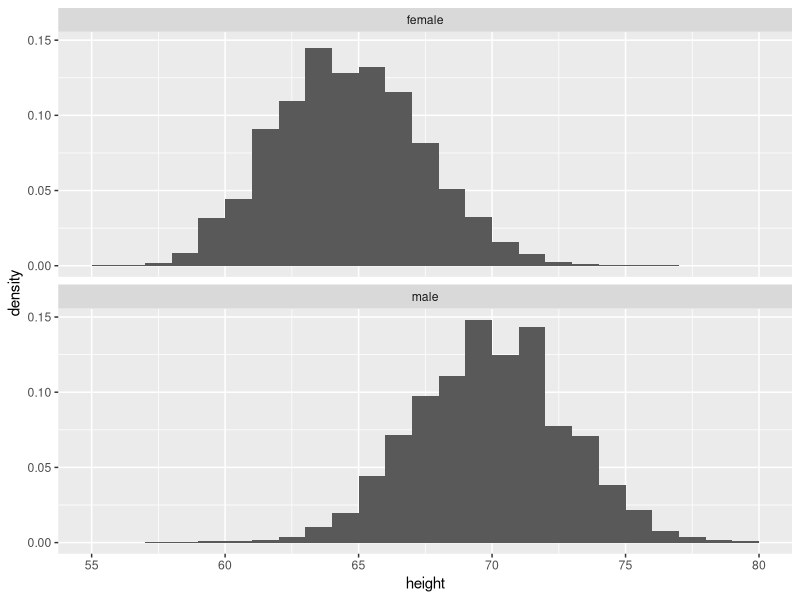
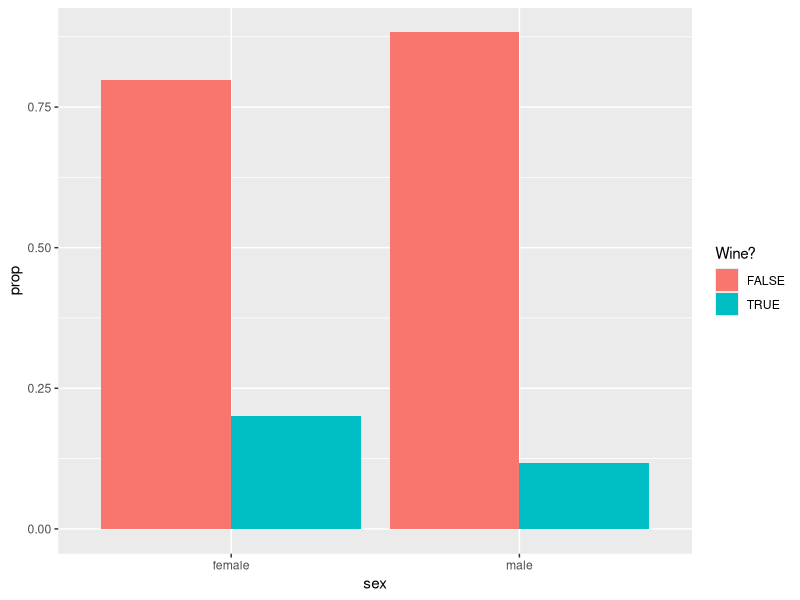
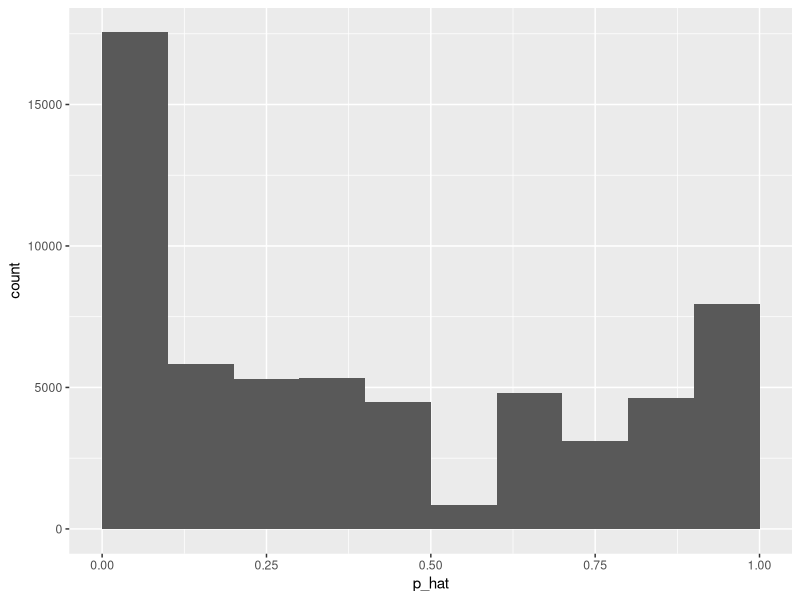
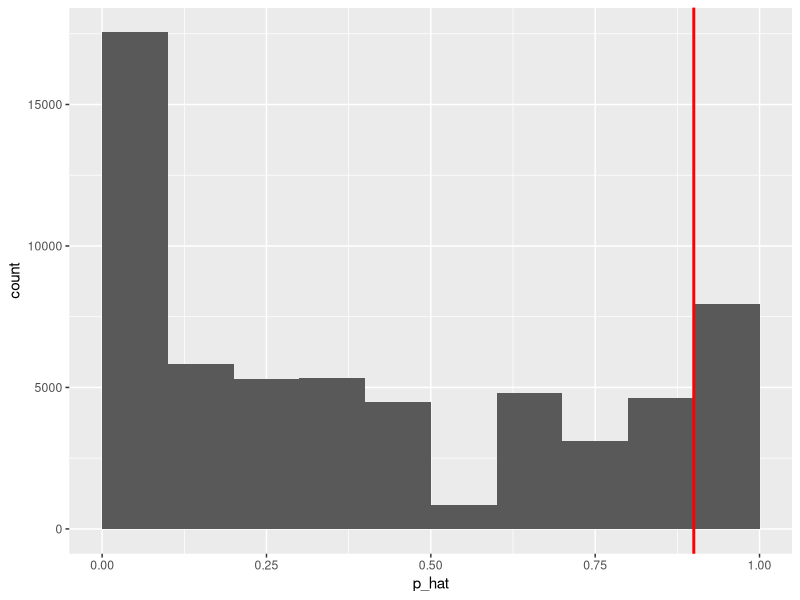

Here is the R script that generated these plots, in order:
## ---- chunk 1
# Install these packages first
library(dplyr)
library(ggplot2)
library(tidyr)
library(knitr)
library(readr)

# Set seed for random number generator
set.seed(76)

# Load data
profiles <- read_csv("profiles.csv") %>% 
  tbl_df() %>% 
  mutate(sex = ifelse(is_female==1, "female", "male")) %>% 
  filter(height >=55 & height <= 80)
## ---- chunk 2
ggplot(data=profiles, aes(x=height)) +
  geom_histogram(aes(y=..density..), binwidth=1, boundary=55) + 
  facet_wrap(~sex, nrow=2) 
## ---- chunk 3
sex_counts <- profiles %>% 
  group_by(sex) %>% 
  tally()

profiles %>%
  select(sex, has_wine) %>% 
  group_by(sex, has_wine) %>% 
  tally() %>% 
  inner_join(sex_counts, by="sex") %>% 
  mutate(prop=n.x/n.y) %>%
  select(sex, has_wine, prop) %>% 
  ggplot(data=., aes(x=sex, y=prop, fill=has_wine)) + 
  geom_bar(stat="identity", position="dodge") +
  labs(fill = "Wine?")
## ---- chunk 4
profiles$p_hat <- fitted(glm(is_female ~ has_wine + height, data=profiles, family=binomial))
p <- ggplot(data=profiles, aes(x=p_hat)) +
  geom_histogram(binwidth=0.1, boundary=0)
p
## ---- chunk 5
threshold <- 0.9
p + geom_vline(xintercept = threshold, col="red", size=1)
## ---- chunk 6
overall_counts <- profiles %>%
  mutate(
    predicted_sex = ifelse(p_hat > threshold, "pred_female", "pred_male"),
    sex = ifelse(sex=="female", "true_female", "true_male")
    ) %>% 
  group_by(sex, predicted_sex) %>% 
  tally() 

sex_counts <- overall_counts %>% 
  group_by(sex) %>% 
  tally()

output <- overall_counts %>% 
  spread(predicted_sex, n) %>% 
  rename(" " = sex)
output <- output[2:1, ]
output <- output[, c(1, 3, 2)]
kable(output)
## ---- chunk 7
output <- overall_counts %>% 
  left_join(sex_counts, by="sex") %>% 
  mutate(prop=round(n.x/n.y,3)) %>% 
  select(-n.x, -n.y) %>% 
  spread(predicted_sex, prop) %>% 
  rename(" " = sex)
output <- output[2:1, ]
output <- output[, c(1, 3, 2)]
kable(output)
